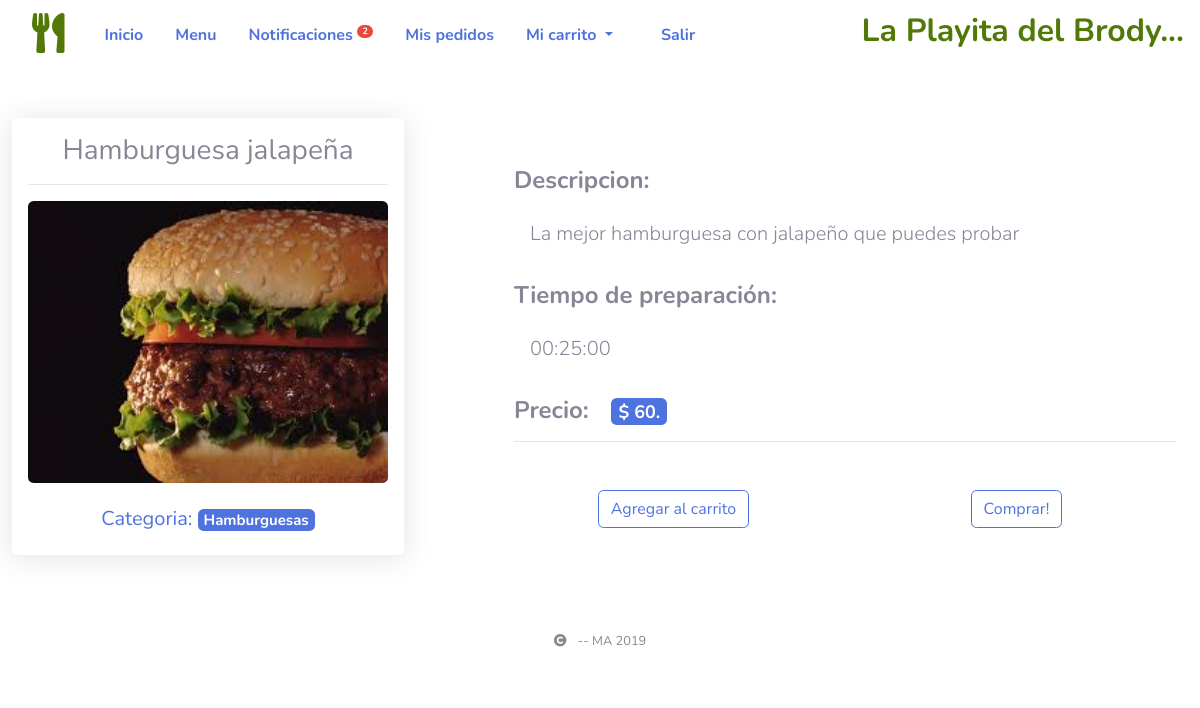
Screenshot of /modcli/DetPlat/1/2/ (signed in) with the database file from the repository.
### tables this page shows
CREATE TABLE `plat_menu` (
  `id_platillo` int(11) NOT NULL,
  `id_categoria` int(11) DEFAULT NULL,
  `nombre_plat` varchar(50) DEFAULT NULL,
  `descripcion_plat` varchar(500) DEFAULT NULL,
  `precio_plat` float DEFAULT NULL,
  `tiempo_prepare` varchar(50) DEFAULT NULL,
  `imagen_plat1` varchar(100) DEFAULT NULL,
  `imagen_plat2` varchar(100) DEFAULT NULL,
  `estado_plat` tinyint(4) DEFAULT NULL
);

CREATE TABLE `categoria` (
  `id_categoria` int(11) NOT NULL,
  `nombre_cat` varchar(50) DEFAULT NULL,
  `descripcion_cat` varchar(500) DEFAULT NULL,
  `estado_cat` tinyint(4) DEFAULT NULL
);

### models/client.model.php (called while the page is built, shortened)
<?php
class Client {
	public function detailsPlat($clv) {
		try {
			$bd = new Connect();
			$bd = $bd -> getDB();
			$stmt = $bd -> prepare("SELECT * FROM plat_menu pl INNER JOIN categoria ct ON ct.id_categoria = pl.id_categoria WHERE pl.id_platillo = :clv");
			$stmt -> bindParam("clv", $clv, PDO::PARAM_INT);
			$stmt -> execute();
			$data = $stmt -> fetch(PDO::FETCH_OBJ);
			return $data;
		} catch (PDOException $e) {
			echo '{"error":{"text":'. $e->getMessage() .'}}';
		} finally {
			$bd = null; $stmt = null; $data = null;
		}
	}
}

### modcli/cli/DetPlat.php (the view, shortened to what this page needs)
<?php
$val = explode("/", $_GET['view']);
$valrec = $val[1];
$valcat = $val[2];
$datPla = $climodel -> detailsPlat($valrec);
?>
<div class="container-fluid animated fadeIn delay-1s mt-4">
	<div class="row mt-5">
		<div class="col-sm-4 shadow p-3 rounded">
			<h3 class="text-center">
				<?php echo $datPla->nombre_plat; ?>
			</h3>
			<hr>
			<div class="text-center">
				<img src="<?php echo SERVERURL; ?>fotmenu/<?php echo $datPla->imagen_plat1; ?>" class="rounded img-fluid" width="400" alt="<?php echo $datPla->nombre_plat; ?>">
			</div>
			<h5 class="text-primary text-center mt-4">
				Categoria:
				<a href="<?php echo SERVERURLCLI; ?>MenuCategory/<?php echo $valcat; ?>/">
					<span class="badge badge-primary"><?php echo $datPla->nombre_cat; ?></span>
				</a>
			</h5>
		</div>
		<div class="col-sm-1"></div>
		<div class="col-sm-7 mt-5">
			<div>
				<h4 class="font-weight-bold">Descripcion:</h4>
				<p class="lead p-3">
					<?php echo $datPla->descripcion_plat; ?>
				</p>
				<h4 class="font-weight-bold">Tiempo de preparación:</h4>
				<p class="lead p-3">
					<?php echo $datPla->tiempo_prepare; ?>
				</p>
				<h4 class="font-weight-bold">Precio:
					<span class="badge-primary badge ml-3">$ <?php echo $datPla->precio_plat; ?>.</span>
				</h4>
			</div>
			<hr>
			<div class="row mt-5">
				<div class="col-sm-6 text-center">
					<button class="btn btn-outline-primary" id="addCarr">
						Agregar al carrito
					</button>
				</div>
				<div class="col-sm-6 text-center">
					<button class="btn btn-outline-primary">
						Comprar!
					</button>
				</div>
			</div>
		</div>
	</div>
</div>

### assets/css/styles.css (style rules this page uses)
a { text-decoration: none !important; }

### rows the page displays
plat_menu: nombre_plat "Hamburguesa jalapeña", imagen_plat1 (picture), id_categoria.nombre_cat "Hamburguesas", descripcion_plat "La mejor hamburguesa con jalapeño que puedes probar", tiempo_prepare "00:25:00", precio_plat "60"
